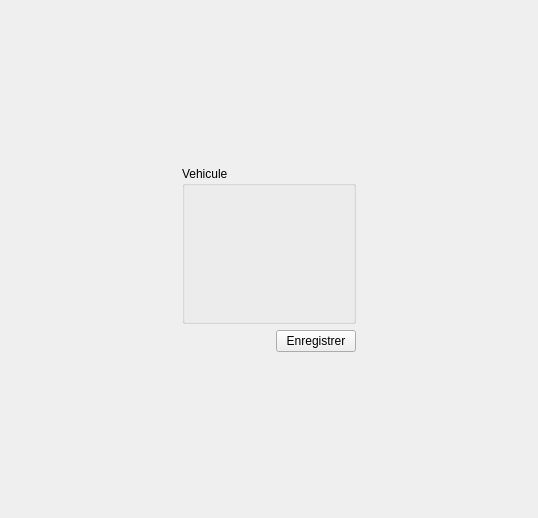
<?xml version="1.0" encoding="UTF-8"?>
<ui version="4.0">
 <class>BookingProcess</class>
 <widget class="QStackedWidget" name="BookingProcess">
  <property name="geometry">
   <rect>
    <x>0</x>
    <y>0</y>
    <width>538</width>
    <height>518</height>
   </rect>
  </property>
  <property name="windowTitle">
   <string>StackedWidget</string>
  </property>
  <property name="currentIndex">
   <number>2</number>
  </property>
  <widget class="QWidget" name="bookingPage">
   <layout class="QGridLayout" name="gridLayout_3">
    <item row="3" column="1">
     <spacer name="verticalSpacer_5">
      <property name="orientation">
       <enum>Qt::Orientation::Vertical</enum>
      </property>
      <property name="sizeHint" stdset="0">
       <size>
        <width>20</width>
        <height>40</height>
       </size>
      </property>
     </spacer>
    </item>
    <item row="0" column="1">
     <spacer name="verticalSpacer_6">
      <property name="orientation">
       <enum>Qt::Orientation::Vertical</enum>
      </property>
      <property name="sizeHint" stdset="0">
       <size>
        <width>20</width>
        <height>40</height>
       </size>
      </property>
     </spacer>
    </item>
    <item row="1" column="0">
     <spacer name="horizontalSpacer_5">
      <property name="orientation">
       <enum>Qt::Orientation::Horizontal</enum>
      </property>
      <property name="sizeHint" stdset="0">
       <size>
        <width>40</width>
        <height>20</height>
       </size>
      </property>
     </spacer>
    </item>
    <item row="2" column="1">
     <layout class="QHBoxLayout" name="horizontalLayout">
      <item>
       <spacer name="spc">
        <property name="orientation">
         <enum>Qt::Orientation::Horizontal</enum>
        </property>
        <property name="sizeHint" stdset="0">
         <size>
          <width>40</width>
          <height>20</height>
         </size>
        </property>
       </spacer>
      </item>
      <item>
       <widget class="QPushButton" name="resNextBtn">
        <property name="text">
         <string>Next</string>
        </property>
        <property name="icon">
         <iconset resource="../../../res/ressources.qrc">
          <normaloff>:/icons/icons/chevron-right.svg</normaloff>:/icons/icons/chevron-right.svg</iconset>
        </property>
       </widget>
      </item>
     </layout>
    </item>
    <item row="1" column="1">
     <widget class="BookingView" name="bookingForm">
      <property name="sizePolicy">
       <sizepolicy hsizetype="Preferred" vsizetype="MinimumExpanding">
        <horstretch>0</horstretch>
        <verstretch>0</verstretch>
       </sizepolicy>
      </property>
      <property name="title">
       <string>Réservation</string>
      </property>
     </widget>
    </item>
    <item row="1" column="2">
     <spacer name="horizontalSpacer_6">
      <property name="orientation">
       <enum>Qt::Orientation::Horizontal</enum>
      </property>
      <property name="sizeHint" stdset="0">
       <size>
        <width>40</width>
        <height>20</height>
       </size>
      </property>
     </spacer>
    </item>
   </layout>
  </widget>
  <widget class="QWidget" name="clientPage">
   <layout class="QGridLayout" name="gridLayout">
    <item row="1" column="2">
     <spacer name="horizontalSpacer_2">
      <property name="orientation">
       <enum>Qt::Orientation::Horizontal</enum>
      </property>
      <property name="sizeHint" stdset="0">
       <size>
        <width>40</width>
        <height>20</height>
       </size>
      </property>
     </spacer>
    </item>
    <item row="1" column="1">
     <widget class="ClientView" name="clientForm">
      <property name="sizePolicy">
       <sizepolicy hsizetype="Preferred" vsizetype="MinimumExpanding">
        <horstretch>0</horstretch>
        <verstretch>0</verstretch>
       </sizepolicy>
      </property>
      <property name="title">
       <string>Client</string>
      </property>
     </widget>
    </item>
    <item row="0" column="1">
     <spacer name="verticalSpacer">
      <property name="orientation">
       <enum>Qt::Orientation::Vertical</enum>
      </property>
      <property name="sizeHint" stdset="0">
       <size>
        <width>20</width>
        <height>40</height>
       </size>
      </property>
     </spacer>
    </item>
    <item row="1" column="0">
     <spacer name="horizontalSpacer">
      <property name="orientation">
       <enum>Qt::Orientation::Horizontal</enum>
      </property>
      <property name="sizeHint" stdset="0">
       <size>
        <width>40</width>
        <height>20</height>
       </size>
      </property>
     </spacer>
    </item>
    <item row="2" column="1">
     <layout class="QHBoxLayout" name="horizontalLayout_3">
      <item>
       <spacer name="spc_3">
        <property name="orientation">
         <enum>Qt::Orientation::Horizontal</enum>
        </property>
        <property name="sizeHint" stdset="0">
         <size>
          <width>40</width>
          <height>20</height>
         </size>
        </property>
       </spacer>
      </item>
      <item>
       <widget class="QPushButton" name="cliNextBtn">
        <property name="text">
         <string>Next</string>
        </property>
        <property name="icon">
         <iconset resource="../../../res/ressources.qrc">
          <normaloff>:/icons/icons/chevrons-right.svg</normaloff>:/icons/icons/chevrons-right.svg</iconset>
        </property>
       </widget>
      </item>
     </layout>
    </item>
    <item row="3" column="1">
     <spacer name="verticalSpacer_2">
      <property name="orientation">
       <enum>Qt::Orientation::Vertical</enum>
      </property>
      <property name="sizeHint" stdset="0">
       <size>
        <width>20</width>
        <height>40</height>
       </size>
      </property>
     </spacer>
    </item>
   </layout>
  </widget>
  <widget class="QWidget" name="vehiclePage">
   <layout class="QGridLayout" name="gridLayout_2">
    <item row="1" column="0">
     <spacer name="horizontalSpacer_3">
      <property name="orientation">
       <enum>Qt::Orientation::Horizontal</enum>
      </property>
      <property name="sizeHint" stdset="0">
       <size>
        <width>40</width>
        <height>20</height>
       </size>
      </property>
     </spacer>
    </item>
    <item row="1" column="1">
     <widget class="VehicleListView" name="vehicleForm">
      <property name="sizePolicy">
       <sizepolicy hsizetype="Preferred" vsizetype="MinimumExpanding">
        <horstretch>0</horstretch>
        <verstretch>0</verstretch>
       </sizepolicy>
      </property>
      <property name="title">
       <string>Vehicule</string>
      </property>
     </widget>
    </item>
    <item row="1" column="2">
     <spacer name="horizontalSpacer_4">
      <property name="orientation">
       <enum>Qt::Orientation::Horizontal</enum>
      </property>
      <property name="sizeHint" stdset="0">
       <size>
        <width>40</width>
        <height>20</height>
       </size>
      </property>
     </spacer>
    </item>
    <item row="0" column="1">
     <spacer name="verticalSpacer_3">
      <property name="orientation">
       <enum>Qt::Orientation::Vertical</enum>
      </property>
      <property name="sizeHint" stdset="0">
       <size>
        <width>20</width>
        <height>40</height>
       </size>
      </property>
     </spacer>
    </item>
    <item row="2" column="1">
     <layout class="QHBoxLayout" name="horizontalLayout_2">
      <item>
       <spacer name="spc_2">
        <property name="orientation">
         <enum>Qt::Orientation::Horizontal</enum>
        </property>
        <property name="sizeHint" stdset="0">
         <size>
          <width>40</width>
          <height>20</height>
         </size>
        </property>
       </spacer>
      </item>
      <item>
       <widget class="QPushButton" name="saveBtn">
        <property name="text">
         <string>Enregistrer</string>
        </property>
        <property name="icon">
         <iconset resource="../../../res/ressources.qrc">
          <normaloff>:/icons/icons/save.svg</normaloff>:/icons/icons/save.svg</iconset>
        </property>
       </widget>
      </item>
     </layout>
    </item>
    <item row="3" column="1">
     <spacer name="verticalSpacer_4">
      <property name="orientation">
       <enum>Qt::Orientation::Vertical</enum>
      </property>
      <property name="sizeHint" stdset="0">
       <size>
        <width>20</width>
        <height>40</height>
       </size>
      </property>
     </spacer>
    </item>
   </layout>
  </widget>
 </widget>
 <customwidgets>
  <customwidget>
   <class>VehicleListView</class>
   <extends>QGroupBox</extends>
   <header>src/views/VehicleList/VehicleListView.hpp</header>
   <container>1</container>
  </customwidget>
  <customwidget>
   <class>BookingView</class>
   <extends>QGroupBox</extends>
   <header>src/views/Booking/BookingView.hpp</header>
   <container>1</container>
  </customwidget>
  <customwidget>
   <class>ClientView</class>
   <extends>QGroupBox</extends>
   <header>src/views/Client/ClientView.hpp</header>
   <container>1</container>
  </customwidget>
 </customwidgets>
 <resources>
  <include location="../../../res/ressources.qrc"/>
 </resources>
 <connections/>
</ui>
